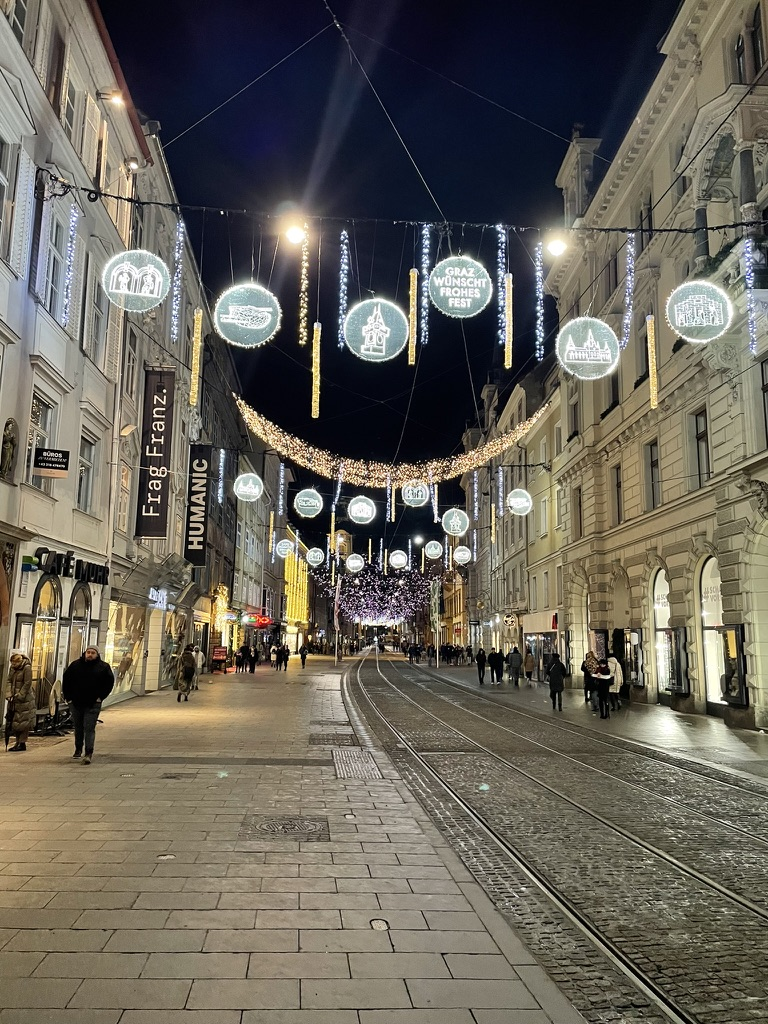
#> input picture image5.jpg, 768 x 1024 px
$ python resize.py
#> lines starting #> are read from the running program, lines starting #| are printed output that depends on the picture
import cv2

# load and display image
image = cv2.imread('image5.jpg')
#> image is the input picture: shape (1024, 768, 3); mean B, G, R 89.9, 99.8, 104.4

# set new dimensions for image
new_dim = (500, 500)

# resize image according to set dimensions
resized_img = cv2.resize(image, new_dim, interpolation= cv2.INTER_AREA)
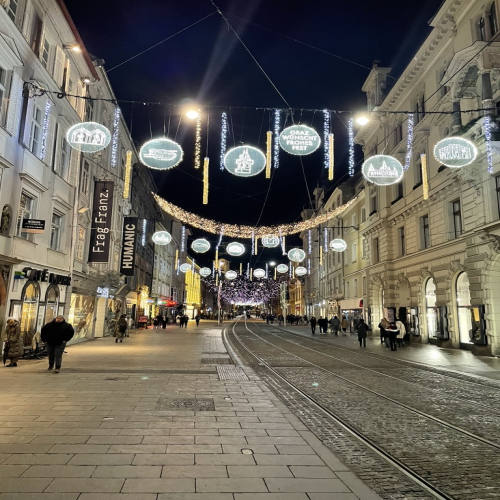
#> resized_img: shape (500, 500, 3); mean B, G, R 89.9, 99.8, 104.4

# display resized image
cv2.imshow("Square image", resized_img)
cv2.waitKey(0)
cv2.imwrite('result_resize.jpg', resized_img)

$ run again, with image10.jpg copied over image5.jpg
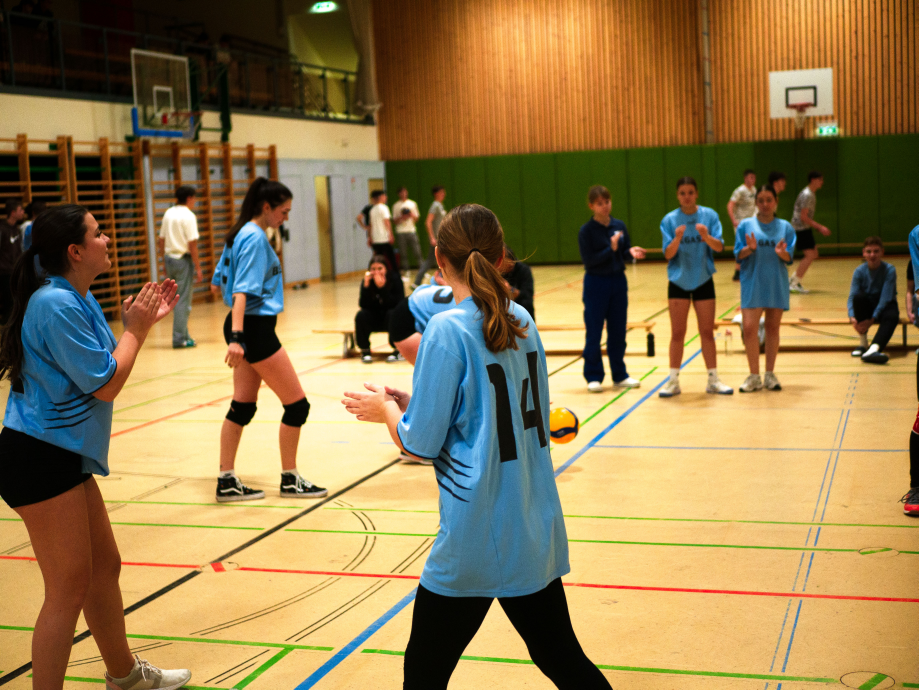
#> input picture image10.jpg, 4592 x 3448 px (shown at 1/5 size)
#> image is the input picture: shape (3448, 4592, 3); mean B, G, R 79.6, 123.3, 146.6
#> `resized_img = cv2.resize(image, new_dim, interpolation= cv2.INTER_AREA)`:
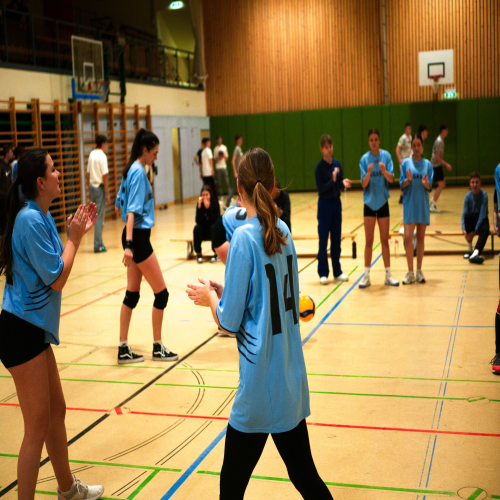
#> resized_img: shape (500, 500, 3); mean B, G, R 79.6, 123.3, 146.6

$ run again, with image2.jpg copied over image5.jpg
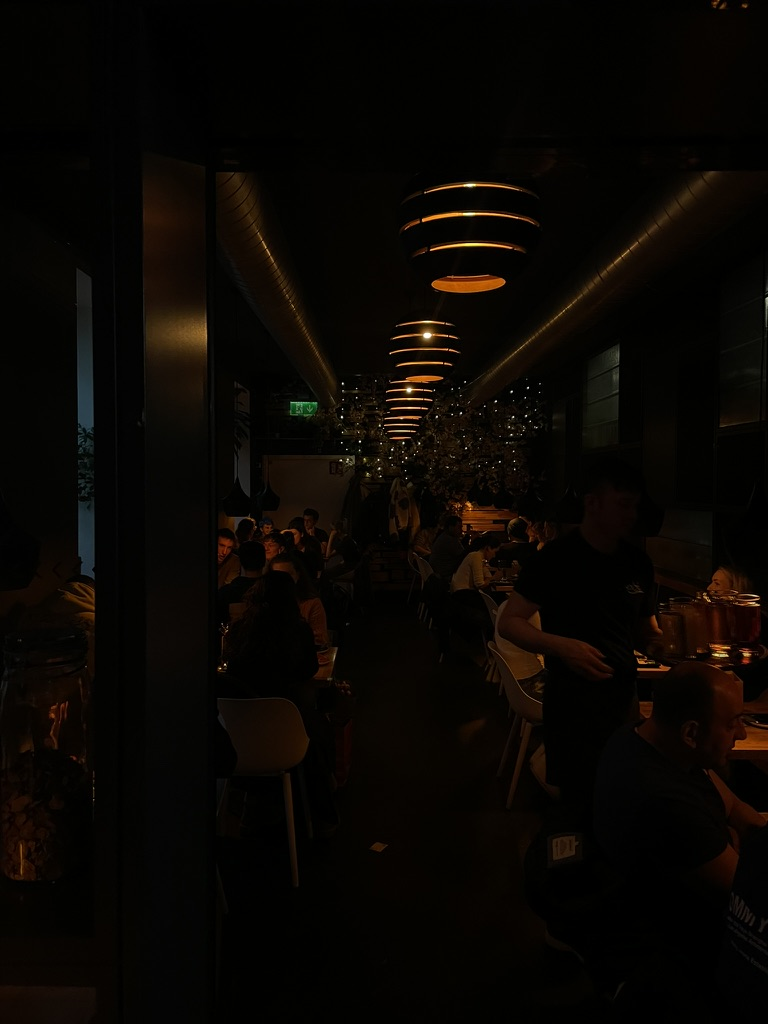
#> input picture image2.jpg, 768 x 1024 px
#> image is the input picture: shape (1024, 768, 3); mean B, G, R 2.6, 6.1, 9.3
#> `resized_img = cv2.resize(image, new_dim, interpolation= cv2.INTER_AREA)`:
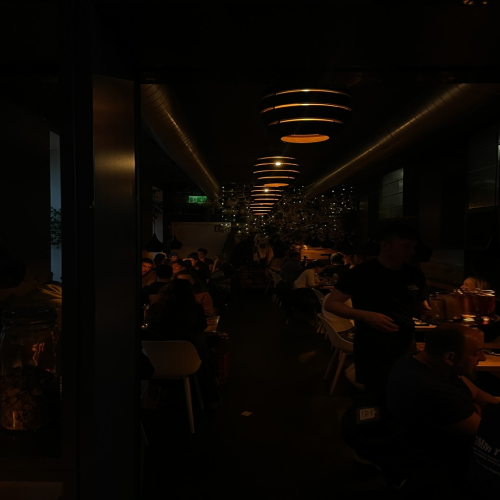
#> resized_img: shape (500, 500, 3); mean B, G, R 2.6, 6.1, 9.3
